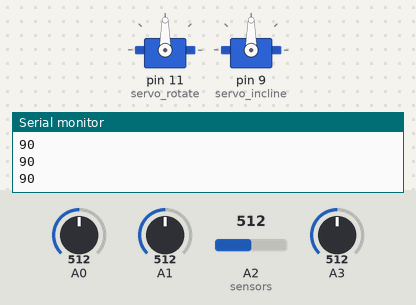
This sketch was run on a simulated Arduino Uno, built with avr-gcc and run on an emulated ATmega328P. Shown: 2 × servo, the last lines printed to the serial monitor. The test bench sets the inputs (shaded band); at power-on: A0 = 512, A1 = 512, A2 (sensors) = 512, A3 = 512.

Above: at 1.2 s.
1.3 s: A0 set to 557
2.8 s: A0 set to 588
At 3.25 s:
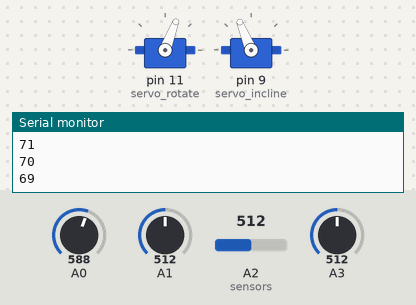
At 5.5 s:
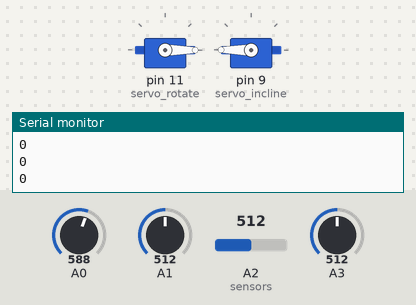
5.8 s: A1 set to 640
7.3 s: A1 set to 657
At 10.2 s:
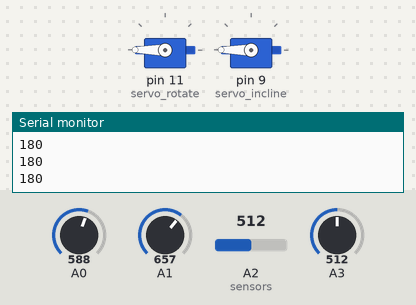
10.3 s: A2 (sensors) set to 627
11.8 s: A2 (sensors) set to 656
At 12.26 s:
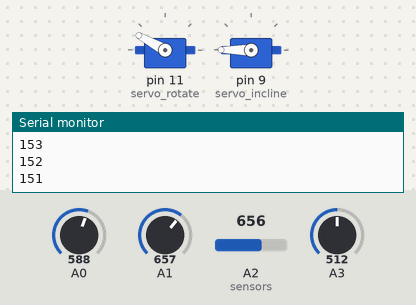
Timing chart, 0 to 15.8 s (numbered marks = the images above; inputs shaded):
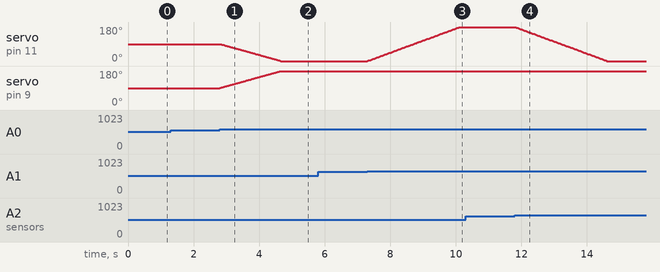

The sketch:

follow_the_light.ino
```cpp
#include <Servo.h>

Servo servo_rotate;
Servo servo_incline;

int pos_rotate = 0;
int pos_incline = 0;

int top_left_capt;
int top_right_capt;
int bottom_left_capt;
int bottom_right_capt;

int top_average;
int bottom_average;
int left_average;
int right_average;

int difference_topdown;
int difference_sides;
const int margin = 30 ;


void setup()
{
  servo_rotate.attach(11);
  servo_incline.attach(9);

  Serial.begin(9600);
}
void loop() {

  top_left_capt = analogRead(A2); //reading data from sensors
  top_right_capt = analogRead(A3);
  bottom_left_capt = analogRead(A0);
  bottom_right_capt = analogRead(A1);
  pos_incline = servo_incline.read();
  pos_rotate = servo_rotate.read();

  Serial.println(pos_rotate);


  bottom_average = ( bottom_left_capt + bottom_right_capt )/2; //average of the two lower sensors
  top_average = (top_left_capt + top_right_capt)/2;            //average of the two upper sensors
  left_average = ( top_left_capt + bottom_left_capt) / 2;      //average of the sensors on the left
  right_average = ( top_right_capt + bottom_right_capt) / 2;   //average of the sensors on the right

  difference_topdown = abs(bottom_average - top_average); //checking the difference
  difference_sides = abs(left_average - right_average);

  if ((top_average > bottom_average) && (difference_topdown > margin))
    {
     if (pos_incline > 0) //if different from max val
       {
       pos_incline = pos_incline - 1;
       servo_incline.write(pos_incline);
       delay(5);
       }
    }

  if((bottom_average > top_average) && (difference_topdown > margin))
    {
    if (pos_incline < 180) //if different from min val
      {
       pos_incline = pos_incline + 1;
       servo_incline.write(pos_incline);
       delay(5);
      }
    }

  if ((right_average < left_average) && (difference_sides > margin))
    {
     if (pos_rotate > 0) //if different from min val
       {
       pos_rotate = pos_rotate - 1;
       servo_rotate.write(pos_rotate);
       delay(5);
       }
    }

  if((left_average < right_average) && (difference_sides > margin))
    {
    if (pos_rotate < 180) //if different from max val
      {
       pos_rotate =pos_rotate + 1;
       servo_rotate.write(pos_rotate);
       delay(5);
      }
    }
    delay(10);
}
```

Measured:
- the behaviour switches between 573 and 574 on A0 (found by bisection; images 0 and 1)
- the behaviour switches between 649 and 650 on A1 (found by bisection; images 2 and 3)
- the behaviour switches between 641 and 642 on A2 (sensors) (found by bisection; images 3 and 4)
- after the input at 2.8 s, servo on pin 11 (servo_rotate): moves from 90° to 0° over 1.8 s, starting at once; servo on pin 9 (servo_incline): moves from 90° to 180° over 1.8 s, starting at once
- after the input at 7.3 s, servo on pin 11 (servo_rotate): moves from 0° to 180° over 2.8 s, starting at once
- after the input at 11.8 s, servo on pin 11 (servo_rotate): moves from 180° to 0° over 2.8 s, starting at once
